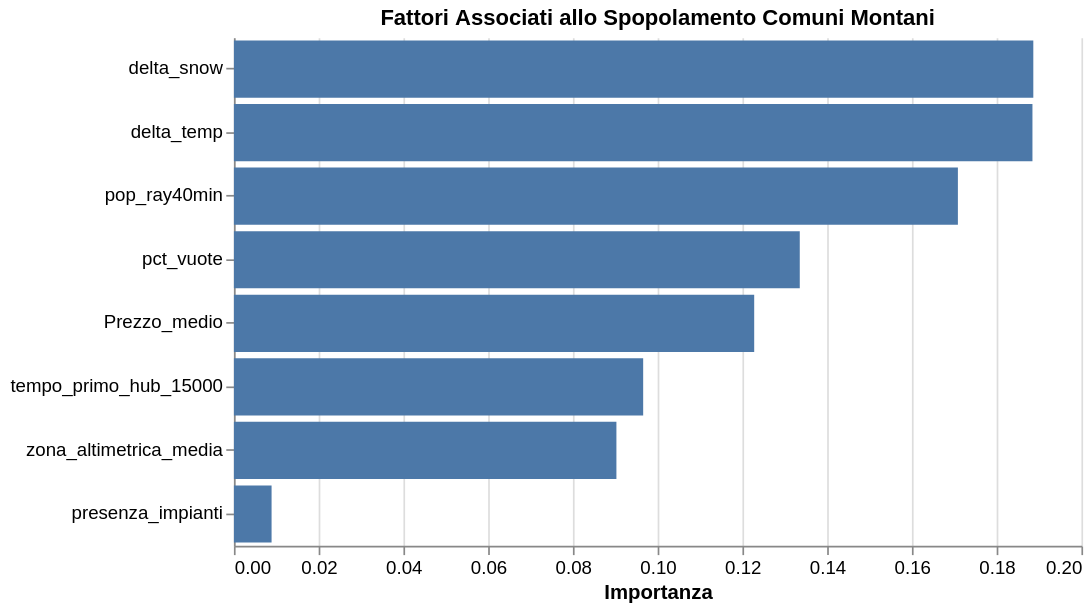

Write the Vega-Lite specification saved for this chart.
### Vega-Lite specification from a JSON file in a GitHub repository (floating-point values rounded to 4 significant figures)
{"config": {"background": "transparent", "view": {"stroke": "transparent"}, "range": {"category": ["#008559", "#F1C40F", "#D9381E", "#2980B9", "#8E44AD", "#E67E22", "#16A085"]}, "axis": {"labelFontSize": 11, "titleFontSize": 12}, "header": {"labelFontSize": 11, "titleFontSize": 12}}, "data": {"name": "data-a0581b3f2cc88c47596fc9d90eb16e12"}, "mark": {"type": "bar"}, "encoding": {"tooltip": [{"field": "variabile", "type": "nominal"}, {"field": "importanza", "format": ".3f", "type": "quantitative"}], "x": {"field": "importanza", "title": "Importanza", "type": "quantitative"}, "y": {"field": "variabile", "sort": "-x", "title": null, "type": "nominal"}}, "height": 300, "title": "Fattori Associati allo Spopolamento Comuni Montani", "width": 500, "$schema": "https://vega.github.io/schema/vega-lite/v5.20.1.json", "datasets": {"data-a0581b3f2cc88c47596fc9d90eb16e12": [{"variabile": "delta_snow", "importanza": 0.1886}, {"variabile": "delta_temp", "importanza": 0.1884}, {"variabile": "pop_ray40min", "importanza": 0.1709}, {"variabile": "pct_vuote", "importanza": 0.1335}, {"variabile": "Prezzo_medio", "importanza": 0.1228}, {"variabile": "tempo_primo_hub_15000", "importanza": 0.09658}, {"variabile": "zona_altimetrica_media", "importanza": 0.09027}, {"variabile": "presenza_impianti", "importanza": 0.008889}]}}
